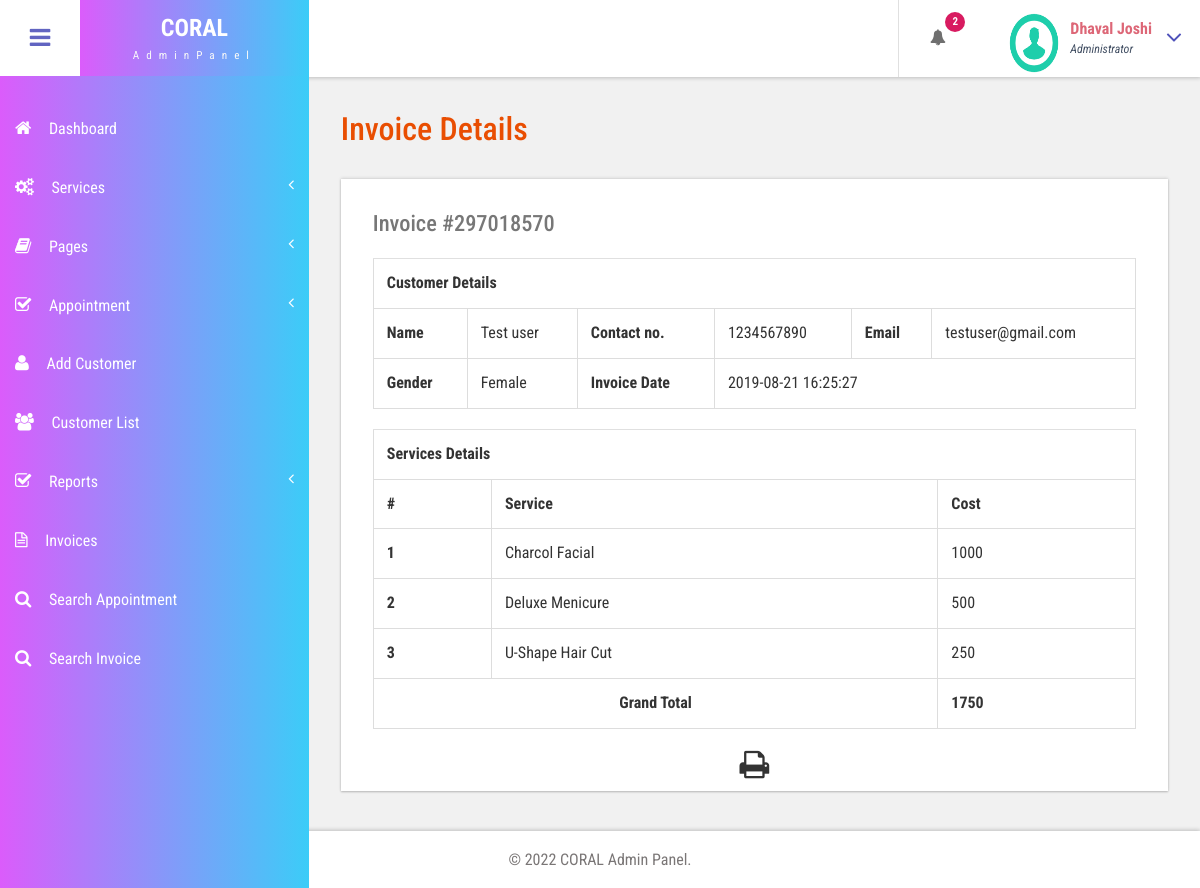
Page /CoralTheBeautyStudio/admin/view-invoice.php?invoiceid=297018570 (signed in) on the committed database.
### tables this page shows
CREATE TABLE `tblservices` (
  `ID` int(10) NOT NULL,
  `ServiceName` varchar(200) DEFAULT NULL,
  `Cost` int(10) DEFAULT NULL,
  `CreationDate` timestamp NULL DEFAULT current_timestamp(),
  `service_desc` varchar(5000) NOT NULL,
  `is_deleted` varchar(1) NOT NULL DEFAULT 'N'
);

### CoralTheBeautyStudio/admin/view-invoice.php (the view, shortened to what this page needs)
<?php
include('includes/dbconnection.php');
if (strlen($_SESSION['bpmsaid']==0)) {
  header('location:logout.php');
  } else{
  ?>
<!DOCTYPE HTML>
<html>
<head>
<link href="css/bootstrap.css" rel='stylesheet' type='text/css' />
<link href="css/style.css" rel='stylesheet' type='text/css' />
<link href="css/font-awesome.css" rel="stylesheet">
<link href="css/animate.css" rel="stylesheet" type="text/css" media="all">
<link href="css/custom.css" rel="stylesheet">
</head>
<body class="cbp-spmenu-push">
	<div class="main-content">
		 <?php include_once('includes/sidebar.php');?>
		 <?php include_once('includes/header.php');?>
		<div id="page-wrapper">
			<div class="main-page">
				<div class="tables" id="exampl">
					<h3 class="title1">Invoice Details</h3>
	<?php
	$invid=intval($_GET['invoiceid']);
$ret=mysqli_query($con,"select DISTINCT  tblinvoice.PostingDate,tblcustomers.Name,tblcustomers.Email,tblcustomers.MobileNumber,tblcustomers.Gender
	from  tblinvoice
	join tblcustomers on tblcustomers.ID=tblinvoice.Userid
	where tblinvoice.BillingId='$invid'");
while ($row=mysqli_fetch_array($ret)) {
?>
					<div class="table-responsive bs-example widget-shadow">
						<h4>Invoice #<?php echo $invid;?></h4>
						<table class="table table-bordered" width="100%" border="1">
<tr>
<th colspan="6">Customer Details</th>
</tr>
							 <tr>
								<th>Name</th>
								<td><?php echo $row['Name']?></td>
								<th>Contact no.</th>
								<td><?php echo $row['MobileNumber']?></td>
								<th>Email </th>
								<td><?php echo $row['Email']?></td>
							</tr>
							 <tr>
								<th>Gender</th>
								<td><?php echo $row['Gender']?></td>
								<th>Invoice Date</th>
								<td colspan="3"><?php echo $row['PostingDate']?></td>
							</tr>
<?php }?>
</table>
<table class="table table-bordered" width="100%" border="1">
<tr>
<th colspan="3">Services Details</th>
</tr>
<tr>
<th>#</th>
<th>Service</th>
<th>Cost</th>
</tr>
<?php
$ret=mysqli_query($con,"select tblservices.ServiceName,tblservices.Cost
	from  tblinvoice
	join tblservices on tblservices.ID=tblinvoice.ServiceId
	where tblinvoice.BillingId='$invid'");
$cnt=1;
while ($row=mysqli_fetch_array($ret)) {
	?>
<tr>
<th><?php echo $cnt;?></th>
<td><?php echo $row['ServiceName']?></td>
<td><?php echo $subtotal=$row['Cost']?></td>
</tr>
<?php
$cnt=$cnt+1;
$gtotal+=$subtotal;
} ?>
<tr>
<th colspan="2" style="text-align:center">Grand Total</th>
<th><?php echo $gtotal?></th>
</tr>
</table>
  <p style="margin-top:1%"  align="center">
  <i class="fa fa-print fa-2x" style="cursor: pointer;"  OnClick="CallPrint(this.value)" ></i>
</p>
					</div>
				</div>
			</div>
		</div>
		 <?php include_once('includes/footer.php');?>
	</div>
</body>
</html>
<?php }  ?>

### CoralTheBeautyStudio/admin/includes/header.php (shortened to what this page needs)
<div class="sticky-header header-section ">
      <div class="header-left">
        <button id="showLeftPush"><i class="fa fa-bars"></i></button>
        <div class="logo">
          <a href="dashboard.php">
            <h1>CORAL</h1>
            <span>AdminPanel</span>
          </a>
        </div>
        <div class="clearfix"> </div>
      </div>
      <div class="header-right">
        <div class="profile_details_left">
          <ul class="nofitications-dropdown">
            <?php
$ret1=mysqli_query($con,"select ID,Name from  tblappointment where Status=''");
$num=mysqli_num_rows($ret1);
?>
            <li class="dropdown head-dpdn">
              <a href="#" class="dropdown-toggle" data-toggle="dropdown" aria-expanded="false"><i class="fa fa-bell"></i><span class="badge blue"><?php echo $num;?></span></a>
            </li>
          </ul>
          <div class="clearfix"> </div>
        </div>
        <div class="profile_details">
        <?php
$adid=$_SESSION['bpmsaid'];
$ret=mysqli_query($con,"select AdminName from tbladmin where ID='$adid'");
$row=mysqli_fetch_array($ret);
$name=$row['AdminName'];
?>
          <ul>
            <li class="dropdown profile_details_drop">
              <a href="#" class="dropdown-toggle" data-toggle="dropdown" aria-expanded="false">
                <div class="profile_img">
                  <span class="prfil-img"><img src="images/download (1).png" alt="" width="50" height="60"> </span>
                  <div class="user-name">
                    <p><?php echo $name; ?></p>
                    <span>Administrator</span>
                  </div>
                  <i class="fa fa-angle-down lnr"></i>
                  <div class="clearfix"></div>
                </div>
              </a>
            </li>
          </ul>
        </div>
      </div>
      <div class="clearfix"> </div>
    </div>

### CoralTheBeautyStudio/admin/css/style.css (style rules this page uses)
h4, h5, h6, h1, h2, h3 { margin: 0; }
ul, ol { margin: 0; }
p { margin: 0; }
html, body { font-family: 'Roboto Condensed', sans-serif; font-size: 100%; overflow-x: hidden; background: #fff; }
body a { transition: 0.5s all ease; -webkit-transition: 0.5s all ease; -moz-transition: 0.5s all ease; -o-transition: 0.5s all ease; -ms-transition: 0.5s all ease; text-decoration:none; }
h1,h2,h3,h4,h5,h6 { margin:0; }
p { margin:0; }
ul,label { margin:0; padding:0; }
.main-content { position: relative; }
.sticky-header { position: fixed; top: 0; left:0px; width: 100%; z-index: 100; }
.header-section { background:#FFF; box-shadow: 1px 1px 4px rgba(0, 0, 0, 0.21); -webkit-box-shadow: 1px 1px 4px rgba(0, 0, 0, 0.21); -moz-box-shadow: 1px 1px 4px rgba(0, 0, 0, 0.21); -o-box-shadow: 1px 1px 4px rgba(0, 0, 0, 0.21); }
.header-section::after { clear: both; display: block; content: ''; }
.header-left { float: left; width: 45%; }
.header-right { float: right; }
button#showLeftPush { font-size: 1.5em; width: 80px; padding: 0.87em 0; text-align: center; cursor: pointer; float: left; color: #6F6F6F; -moz-transition: all 0.2s ease-out 0s; -webkit-transition: all 0.2s ease-out 0s; transition: all 0.2s ease-out 0s; border: none; background-color: #fff; outline:none; }
.cbp-spmenu-push { overflow-x: hidden; position: relative; }
.cbp-spmenu, .cbp-spmenu-push { -webkit-transition: all 0.3s ease; -moz-transition: all 0.3s ease; transition: all 0.3s ease; }
.cbp-spmenu-push div#page-wrapper { margin: 0 0 0 19.3em; transition:.5s all; -webkit-transition:.5s all; -moz-transition:.5s all; }
.fa { display: inline-block; font-family: FontAwesome; font-style: normal; font-weight: normal; line-height: 1; -webkit-font-smoothing: antialiased; -moz-osx-font-smoothing: grayscale; }
.logo { background-image: linear-gradient(270deg,#28daf7 -12%,#db5cfb 100%)!important; text-align: center; float: left; }
.logo a { padding: 0.9em 3.3em .7em; display: block; text-decoration: none; }
.logo a h1 { color: #fff; font-size: 1.5em; line-height: 1.2em; font-weight: 700; }
.logo a span { color: #F8F8F8; font-size: .7em; text-align: center; letter-spacing: 7px; }
.profile_details_left { float: left; }
li.dropdown.head-dpdn { display: inline-block; padding: 1.7em 0; border-left: 1px solid #E0E0E0; float: left; }
li.dropdown.head-dpdn a.dropdown-toggle { padding: 1.7em 2em; }
i.fa.fa-bell { color:#6F6F6F; }
.header-right span.badge { font-size: 11px; font-weight: bold; color: #FFF; background: #8BC34A; line-height: 15px; width: 20px; height: 20px; border-radius: 2em; -webkit-border-radius: 2em; -moz-border-radius: 2em; -o-border-radius: 2em; text-align: center; display: inline-block; position: absolute; top: 16%; padding: 2px 0 0; }
.header-right span.blue { background-color:#D81B60; }
.profile_details { float: right; }
.profile_details_drop a.dropdown-toggle { display:block; padding: 0.8em 3em 0 2em; }
.profile_img span.prfil-img { float:left; }
.user-name { float:left; margin-top:8px; margin-left:11px; height:35px; }
.profile_details ul li { list-style-type:none; position:relative; }
.profile_details li a i.fa.lnr { position: absolute; top: 34%; right: 8%; color: #4F52BA; font-size: 1.6em; }
.user-name p { font-size:1em; color:#DD6777; line-height:1em; font-weight:700; }
.user-name span { font-size: .75em; font-style: italic; color: #424f63; font-weight: normal; margin-top: .3em; }
.widget-shadow { background-color: #fff; box-shadow: 0 -1px 3px rgba(0,0,0,.12),0 1px 2px rgba(0,0,0,.24); -webkit-box-shadow: 0 -1px 3px rgba(0,0,0,.12),0 1px 2px rgba(0,0,0,.24); -moz-box-shadow: 0 -1px 3px rgba(0,0,0,.12),0 1px 2px rgba(0,0,0,.24); }
h3.title1 { font-size: 2em; color: #e94e02; margin-bottom: 0.8em; }
.table > thead > tr > th, .table > tbody > tr > th, .table > tfoot > tr > th, .table > thead > tr > td, .table > tbody > tr > td, .table > tfoot > tr > td { border-top: none; }
.tables h4 { font-size: 1.4em; margin-bottom: 1em; color: #777777; }
.tables .panel-body ,.tables .bs-example { padding: 2em 2em 0.5em; }
.tables .table > thead > tr > th, .tables .table > tbody > tr > th, .tables .table > tfoot > tr > th, .tables .table > thead > tr > td, .tables .table > tbody > tr > td, .tables .table > tfoot > tr > td { padding: 13px; border-top: 1px solid #E0E0E0; }
.bs-example { margin-top: 2em; }

### CoralTheBeautyStudio/admin/css/custom.css (style rules this page uses)
#page-wrapper { padding:7em 2em 2.5em; background-color: #F1F1F1; }

### rows in the picture
tblservices: ServiceName "Charcol Facial", Cost "1000"
tblservices: ServiceName "Deluxe Menicure", Cost "500"
tblservices: ServiceName "U-Shape Hair Cut", Cost "250"

### other values in the picture
$num "2"
$name "Dhaval Joshi"
$row['Name'] "Test user"
$row['MobileNumber'] "1234567890"
$row['Email'] "testuser@gmail.com"
$row['Gender'] "Female"
$row['PostingDate'] "2019-08-21 16:25:27"
$gtotal "1750"
